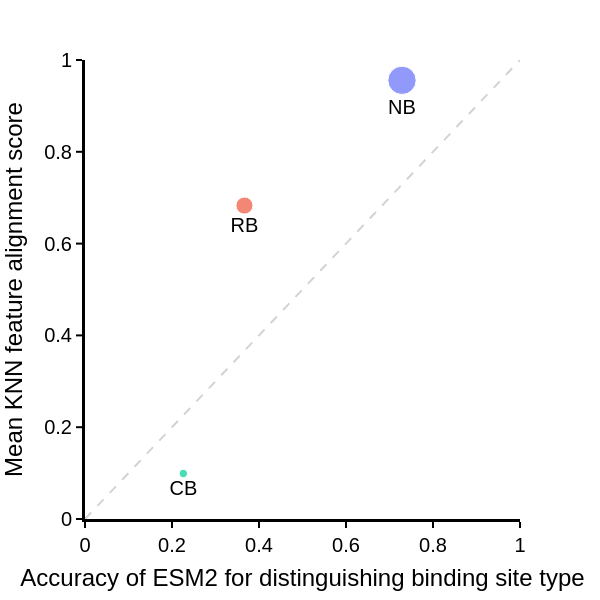

Source (notebook cell):
### Code cell
import pandas as pd
import plotly.colors as pc
import plotly.express as px
import plotly.graph_objects as go
import numpy as np

distance_metric = "cosine"
df = pd.DataFrame(literature_performance_per_binding_class).T.reset_index()
df.columns = ["binding_class",
                "label_size", "text_label", "cosine", "la"]
df['binding_class_name'] = df[
    'binding_class'
    ].str.replace(".", " ")
df['label_size'] = np.sqrt(df['label_size'].to_numpy().astype(float))

df_sorted = df.sort_values(by="label_size", ascending=False).reset_index(
    drop=True
    )
num_classes = df_sorted['binding_class_name'].nunique()
# custom_greens = pc.sample_colorscale(
#     'Greens', [
#         0.2 + 0.7 * (i/(num_classes - 1)) for i in range(num_classes)
#         ]
# )
# color_map = dict(zip(df_sorted['binding_class_name'],
#                         custom_greens))
df_sorted['label_size'] = df_sorted['label_size'].astype(float)

fig_1b = px.scatter(
    df_sorted,
    x="la",
    y=distance_metric,
    color="binding_class_name",
#     color_discrete_map=color_map,
    size="label_size",
    text="text_label",
)
fig_1b.update_layout(
    template="plotly_white",
    font={"family": "Arial", "color": "black", "size": 20},
    width=600,
    height=600,
    showlegend=False,
    xaxis=dict(
        showgrid=False,
        linecolor='black',
        linewidth=3,
        title="Accuracy of ESM2 for distinguishing binding site type",
        ticks='outside',           # show ticks outside the axis
        tickwidth=2,               # width of the ticks
        tickcolor='black',         # color of the ticks
        ticklen=6,                 # length of the ticks
        range=[0, 1]
    ),
    yaxis=dict(
        showgrid=False,
        linecolor='black',
        linewidth=3,
        title="Mean KNN feature alignment score",
        ticks='outside',           # show ticks outside the axis
        tickwidth=2,               # width of the ticks
        tickcolor='black',         # color of the ticks
        ticklen=6,                 # length of the ticks 
        range=[0, 1]
    )
)

fig_1b.update_traces(textposition="bottom center")

fig_1b.add_shape(
    type="line",line_width=2, line_dash="dash", line_color="lightgrey",
    x0=0, y0=0, 
    x1=1, y1=1
)

### Figure 1 — Plotly figure (JSON) as saved in the notebook; plotly's stock layout.template omitted (floating-point values rounded to 4 significant figures)
{"data": [{"hovertemplate": "binding_class_name=Non-Binding<br>la=%{x}<br>cosine=%{y}<br>label_size=%{marker.size}<br>text_label=%{text}<extra></extra>", "legendgroup": "Non-Binding", "marker": {"color": "#636efa", "size": [1339.0], "sizemode": "area", "sizeref": 3.347, "symbol": "circle"}, "mode": "markers+text", "name": "Non-Binding", "orientation": "v", "showlegend": true, "text": ["NB"], "textposition": "bottom center", "type": "scatter", "x": [0.7288], "xaxis": "x", "y": [0.9558], "yaxis": "y"}, {"hovertemplate": "binding_class_name=Binding<br>la=%{x}<br>cosine=%{y}<br>label_size=%{marker.size}<br>text_label=%{text}<extra></extra>", "legendgroup": "Binding", "marker": {"color": "#EF553B", "size": [487.2], "sizemode": "area", "sizeref": 3.347, "symbol": "circle"}, "mode": "markers+text", "name": "Binding", "orientation": "v", "showlegend": true, "text": ["RB"], "textposition": "bottom center", "type": "scatter", "x": [0.3665], "xaxis": "x", "y": [0.6829], "yaxis": "y"}, {"hovertemplate": "binding_class_name=Cryptic-Binding<br>la=%{x}<br>cosine=%{y}<br>label_size=%{marker.size}<br>text_label=%{text}<extra></extra>", "legendgroup": "Cryptic-Binding", "marker": {"color": "#00cc96", "size": [115.2], "sizemode": "area", "sizeref": 3.347, "symbol": "circle"}, "mode": "markers+text", "name": "Cryptic-Binding", "orientation": "v", "showlegend": true, "text": ["CB"], "textposition": "bottom center", "type": "scatter", "x": [0.2261], "xaxis": "x", "y": [0.09909], "yaxis": "y"}], "layout": {"font": {"color": "black", "family": "Arial", "size": 20}, "height": 600, "legend": {"itemsizing": "constant", "title": {"text": "binding_class_name"}, "tracegroupgap": 0}, "margin": {"t": 60}, "shapes": [{"line": {"color": "lightgrey", "dash": "dash", "width": 2}, "type": "line", "x0": 0, "x1": 1, "y0": 0, "y1": 1}], "showlegend": false, "width": 600, "xaxis": {"anchor": "y", "domain": [0, 1], "linecolor": "black", "linewidth": 3, "range": [0, 1], "showgrid": false, "tickcolor": "black", "ticklen": 6, "ticks": "outside", "tickwidth": 2, "title": {"text": "Accuracy of ESM2 for distinguishing binding site type"}}, "yaxis": {"anchor": "x", "domain": [0, 1], "linecolor": "black", "linewidth": 3, "range": [0, 1], "showgrid": false, "tickcolor": "black", "ticklen": 6, "ticks": "outside", "tickwidth": 2, "title": {"text": "Mean KNN feature alignment score"}}}}
